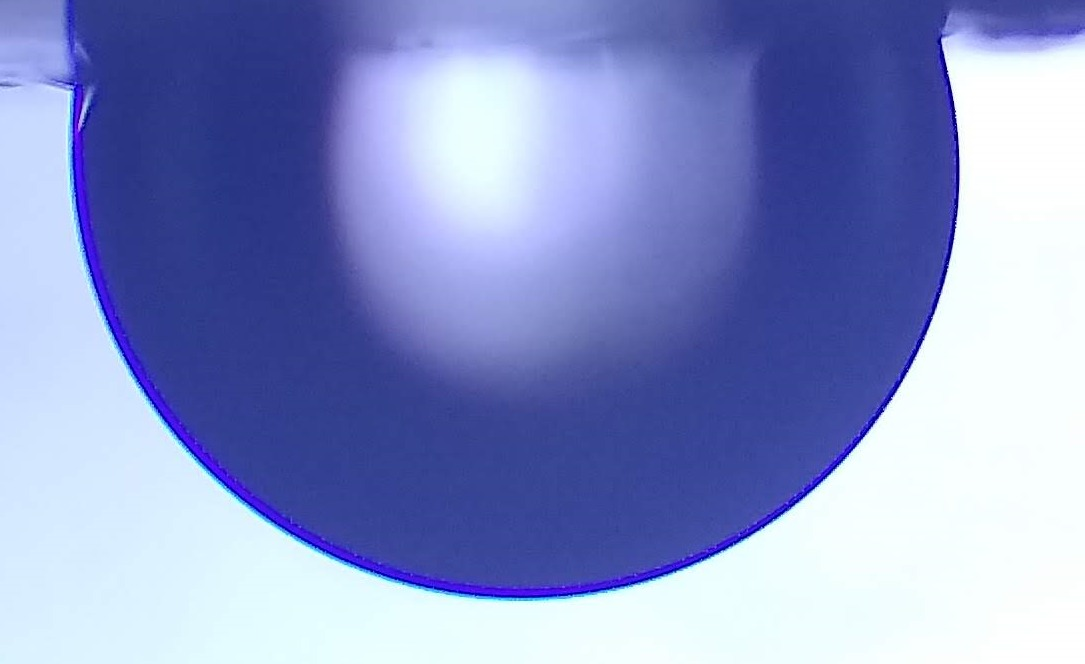
#> input picture gotaa.jpg, 1085 x 664 px
$ jupyter execute 'Calcular Ângulo de Contato (IC II).ipynb'   (older library calls are emulated)
#> lines starting #> are read from the running program, lines starting #| are printed output that depends on the picture; after the words box and inside, x2 and y2 are one past the last pixel; in counts of white or black regions, pixels touching at a corner belong together
[cell 1]
import math
from sympy import *
from cv2 import *
import cv2 as cv
import numpy as np
from matplotlib import pyplot as plt
import pandas as pd
from pandas import DataFrame
init_printing()
img = cv.imread('gotaa.jpg',0)
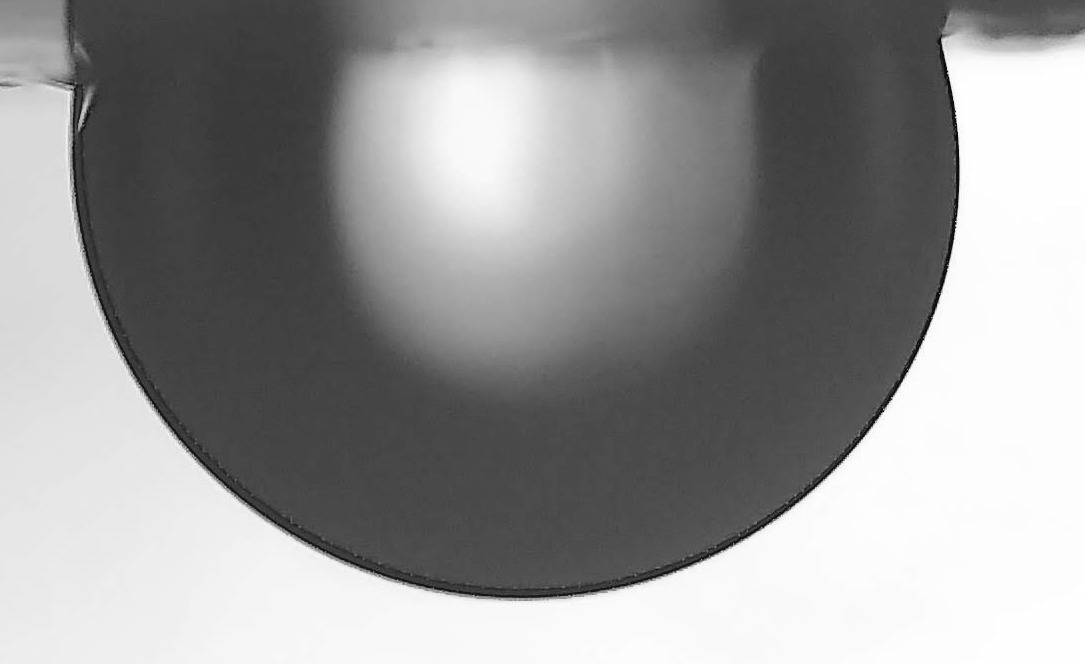
#> img: shape (664, 1085); min 3, max 255, mean 151.2
ret,thresh1 = cv.threshold(img,55,255,cv.THRESH_BINARY_INV)
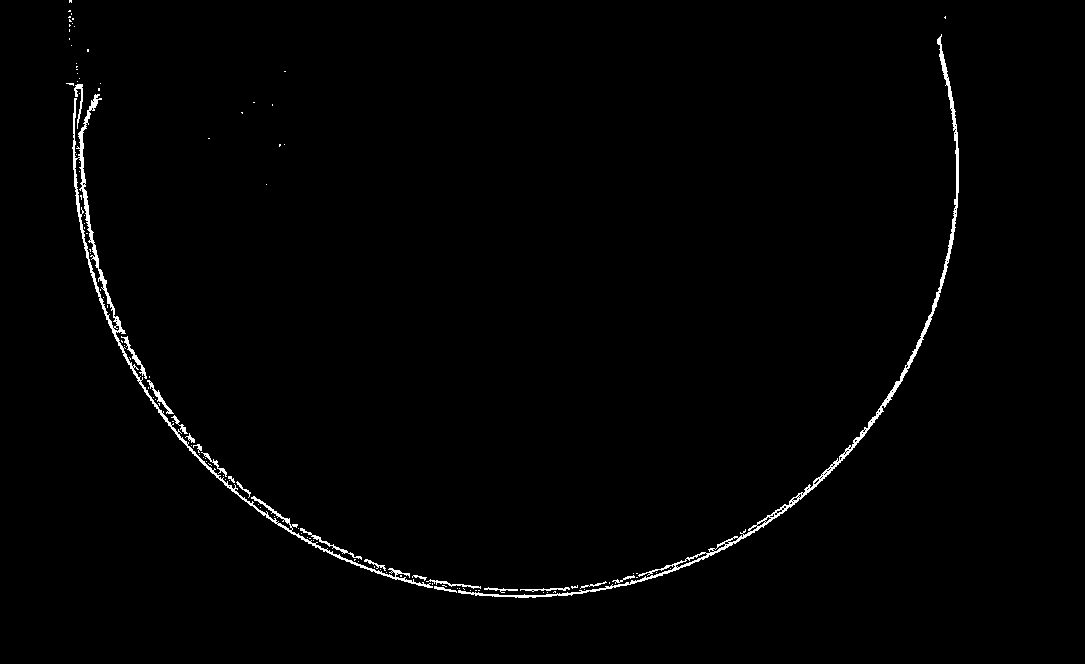
#> thresh1: shape (664, 1085); 1.1% white in thin lines or dots, all inside (x1, y1, x2, y2) = (66, 0, 959, 598)


titles = ['Original Image','BINARY_INV']
images = [img, thresh1]
#cv.imwrite("im.png", thresh1)

for i in range(2):
    plt.subplot(2,1,i+1),plt.imshow(images[i],'gray')
    plt.title(titles[i])
    plt.xticks([]),plt.yticks([])
plt.show()
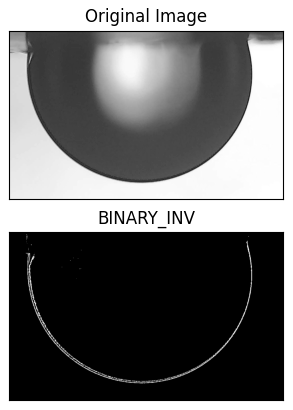
#> figure drawn by matplotlib, 2 panels

[cell 2]
im = cv.imread('gotaa.jpg')
#> im is the input picture: shape (664, 1085, 3); mean B, G, R 201.6, 148.5, 137.2
cv.imwrite("gotaabinary.jpg", thresh1)
im2, contours, hierarchy = cv.findContours(thresh1, cv.RETR_TREE, cv.CHAIN_APPROX_SIMPLE)
#> contours = 202 contours, 178 with area under 20; largest, box (x1, y1, x2, y2) and area: (72, 94, 433, 588) 2970, (458, 34, 959, 598) 2543, (74, 157, 118, 329) 952, (121, 336, 147, 379) 115, (675, 552, 708, 568) 109

#As linhas de código acima realizam o thresholding e o salvam na mesma pasta onde o código está. O arquivo recebe o nome de
#gotaa.jpg

[cell 3]
cv.imshow('Contours', im2)
cv.waitKey(0)
cv.destroyAllWindows()

#Esta célular serve apenas para mostrar o thresholding realizado na célula anterior. Apenas para visualização.

[cell 4]
cont = cv.drawContours(im2, contours, -1, (70,0,0), 3) #70
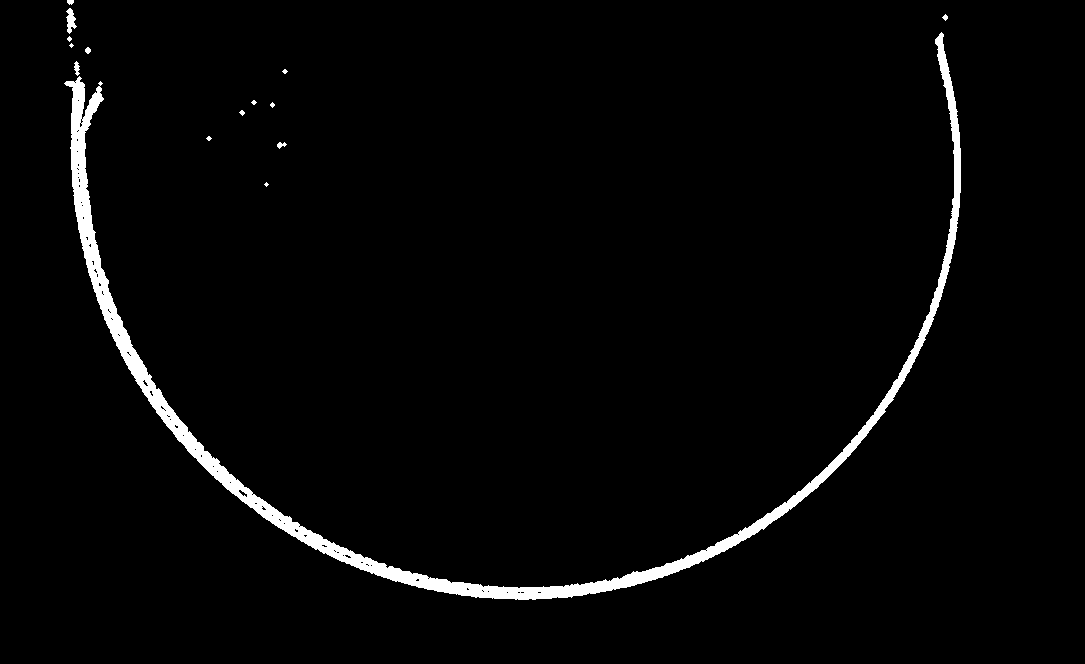
#> cont: shape (664, 1085); values 0 (black) and 70 (white), 2.6% white; 15 white regions (7 under 20 px), largest, box (x1, y1, x2, y2) and area: (64, 32, 961, 600) 18035, (66, 8, 77, 34) 159, (74, 61, 80, 76) 55

cv.imwrite('Cont.jpg', cont)

cv.imshow('Contours', cont)
cv.waitKey(0)
cv.destroyAllWindows()

#Os comandos dessa célula identificam os pontos da borda da gotícula a partir da imagem criada anteriormente e a colorem
#com outra cor.

#Além disso, é exibido o resultado numa janela.
